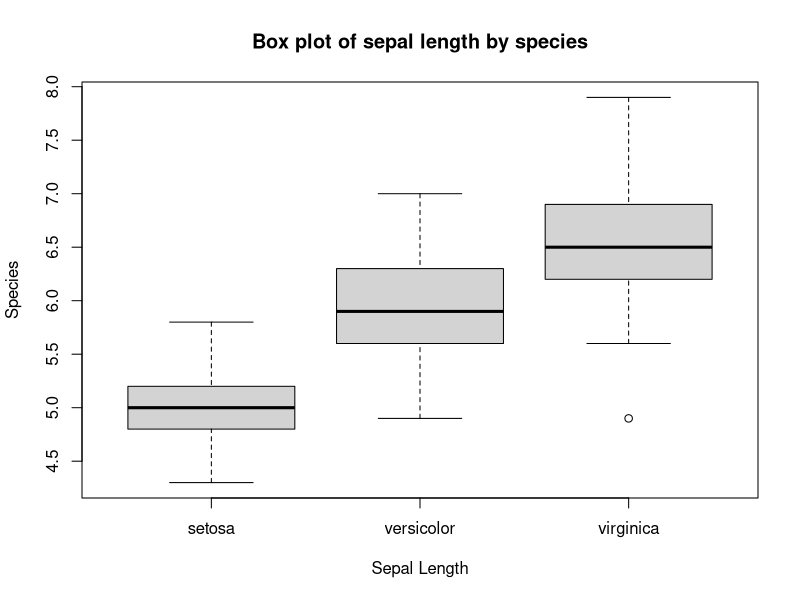
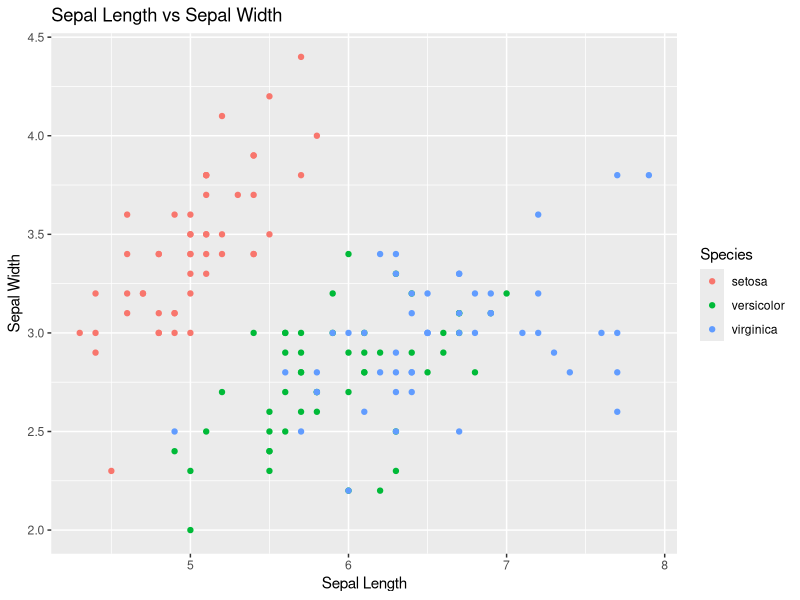
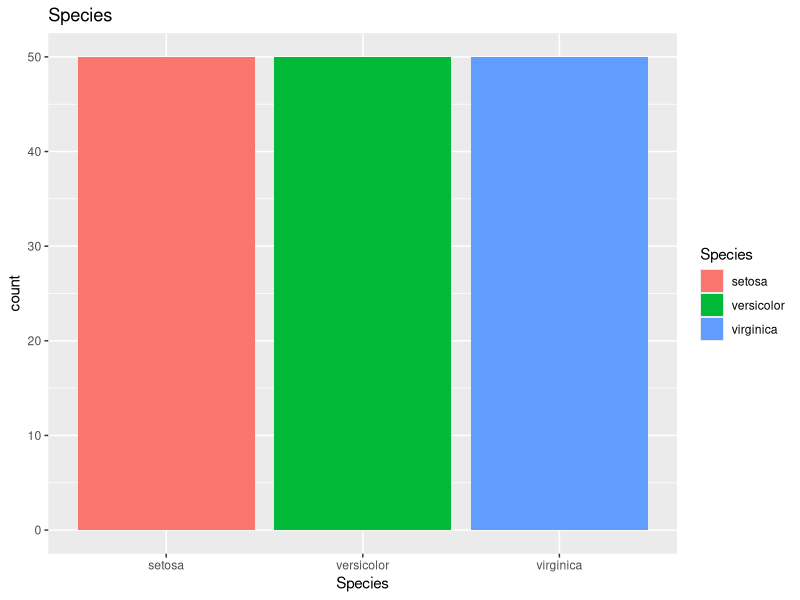
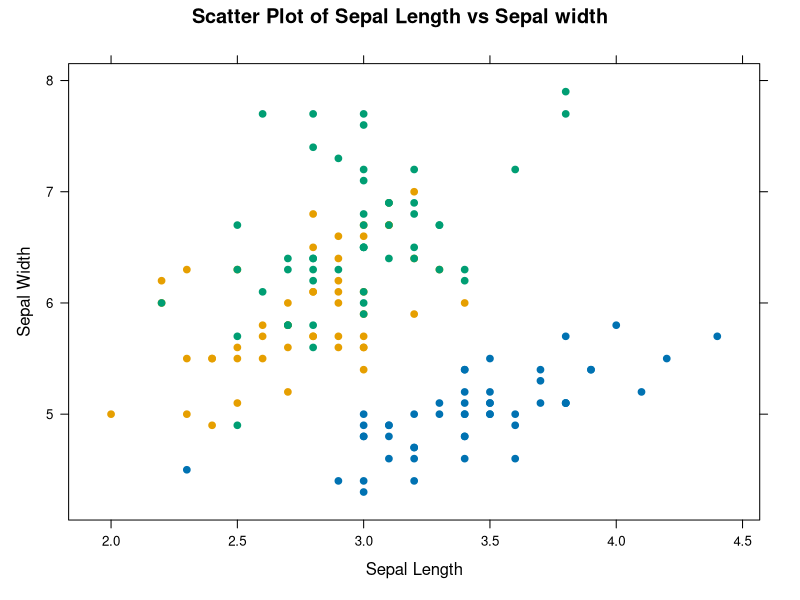

R code for these plots, in order:
data = datasets::iris
# boxplot(data[1:4])
# plot(data[1:4])
# barplot(table(iris$Species))

library('ggplot2')
library('lattice')

# Boxplot
boxplot(Sepal.Length~Species, data=data,
        main='Box plot of sepal length by species',
        xlab = 'Sepal Length', ylab = 'Species')

# Scatter plot
ggplot(data,aes(Sepal.Length, Sepal.Width, color = Species))+geom_point()+labs(title = 'Sepal Length vs Sepal Width', x='Sepal Length',y='Sepal Width')

# Barchart
ggplot(data, aes(Species, fill= Species))+geom_bar()+labs(title = 'Species')

# Scatter plot using lattice package
xyplot(Sepal.Length~Sepal.Width, data=data,groups = Species,
       main='Scatter Plot of Sepal Length vs Sepal width',xlab = 'Sepal Length',
       ylab='Sepal Width',pch=19)
